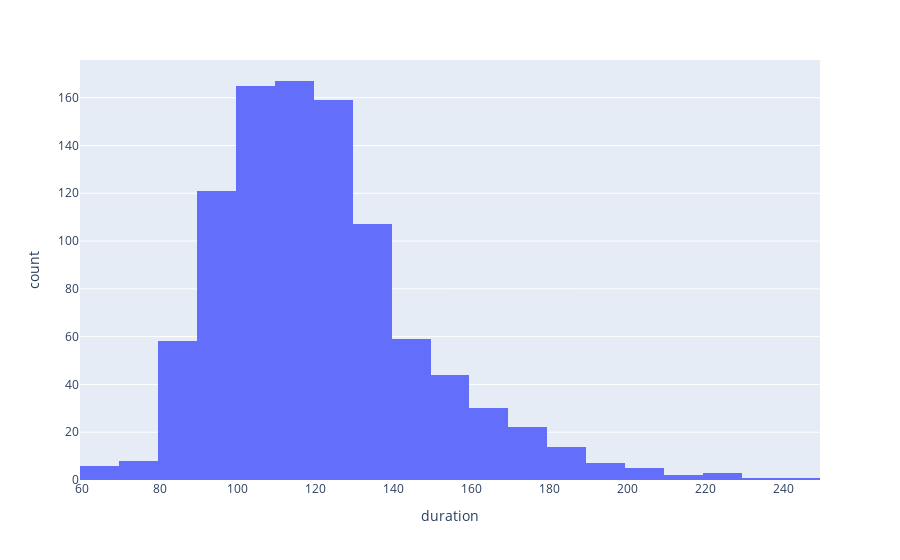

This figure's notebook cell:
### Markdown cell above
#### Create a histogram of duration, choosing an "appropriate" number of bins.

### Code cell
# Answer:
px.histogram(movies, x="duration", nbins=30)

### Figure 1 — Plotly figure (JSON) as saved in the notebook; plotly's stock layout.template omitted (floating-point values rounded to 4 significant figures; data arrays with more than 128 entries replaced by an {"elided": "..."} marker saying what was removed)
{"data": [{"alignmentgroup": "True", "bingroup": "x", "hovertemplate": "duration=%{x}<br>count=%{y}<extra></extra>", "legendgroup": "", "marker": {"color": "#636efa", "pattern": {"shape": ""}}, "name": "", "nbinsx": 30, "offsetgroup": "", "orientation": "v", "showlegend": false, "type": "histogram", "x": {"elided": "979 int values"}, "xaxis": "x", "yaxis": "y"}], "layout": {"barmode": "relative", "legend": {"tracegroupgap": 0}, "margin": {"t": 60}, "xaxis": {"anchor": "y", "domain": [0, 1], "title": {"text": "duration"}}, "yaxis": {"anchor": "x", "domain": [0, 1], "title": {"text": "count"}}}}
